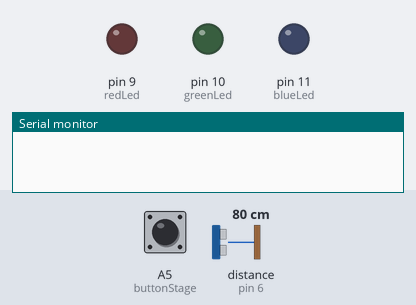
Bench run of a sketch on a simulated Arduino Uno, built with avr-gcc and run on an emulated ATmega328P. Parts: output pins drawn as LEDs (lit = HIGH), the last lines printed to the serial monitor. Inputs (shaded band) come from the test bench; at power-on: A5 (buttonStage) HIGH, distance to the obstacle (sensor on pin 6) 80 cm. The echo pulse lasts 58.3 µs per cm; pins used as bus, display or sensor lines are not drawn.

Above: at 1.2 s.
1.3 s: A5 (buttonStage) pulled LOW for 0.15 s
3.2 s: distance to the obstacle (sensor on pin 6) set to 32 cm
4.7 s: distance to the obstacle (sensor on pin 6) set to 28 cm
At 5.9 s:
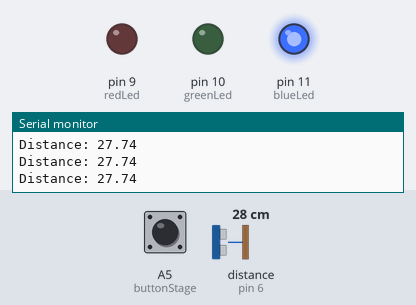
6.2 s: distance to the obstacle (sensor on pin 6) set to 18 cm
7.7 s: distance to the obstacle (sensor on pin 6) set to 14 cm
At 8.8 s:
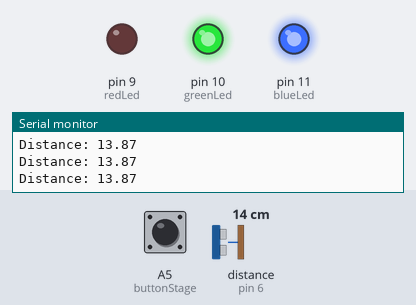
9.2 s: distance to the obstacle (sensor on pin 6) set to 7 cm
10.7 s: distance to the obstacle (sensor on pin 6) set to 4 cm
At 11.1 s:
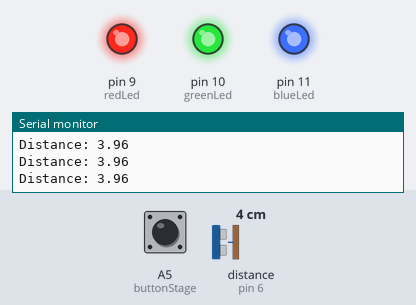
Timing chart, 0 to 13.2 s (numbered marks = the images above; inputs shaded):
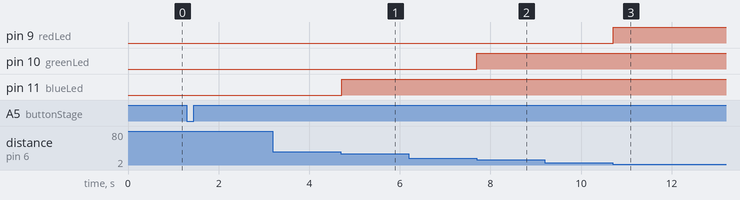

Measured:
- the behaviour switches between 31 and 30 cm on distance to the obstacle (sensor on pin 6) (found by bisection; images 0 and 1)
- the behaviour switches between 16 and 15 cm on distance to the obstacle (sensor on pin 6) (found by bisection; images 1 and 2)
- the behaviour switches between 6 and 5 cm on distance to the obstacle (sensor on pin 6) (found by bisection; images 2 and 3)
- after the input at 4.7 s, pin 11 (blueLed): LOW → HIGH at once
- after the input at 7.7 s, pin 10 (greenLed): LOW → HIGH at once
- after the input at 10.7 s, pin 9 (redLed): LOW → HIGH at once

The sketch:

ultrasonic-distance-bar.ino
```cpp
// Side project (Day 7) - Ultrasonic distance bar with an ON/OFF button
// Button (A5) toggles the system on and off (edge detection + 20 ms debounce).
// When on, LEDs show how close an object is:
//   closer than 30 cm -> blue, closer than 15 cm -> blue + green, closer than 5 cm -> all three.
// Wiring: TRIG pin 7, ECHO pin 6, red/green/blue LEDs on 9/10/11, button between A5 and GND.

int trigPin = 7;
int echoPin = 6;
int nearDistance = 20;

int LedStage = 0;
int redLed = 9;
int greenLed = 10;
int blueLed = 11;
int buttonStage = A5;
int lastButton = 1;

void setup() {
  Serial.begin(115200);
  pinMode(trigPin, OUTPUT);
  pinMode(echoPin, INPUT);
  pinMode(redLed, OUTPUT);
  pinMode(greenLed, OUTPUT);
  pinMode(blueLed, OUTPUT);
  pinMode(buttonStage, INPUT_PULLUP);
}
bool isOn = false;
void loop() {
  int currentButton = digitalRead(buttonStage);
  if (currentButton == 0 && lastButton == 1) { isOn = !isOn; }
  lastButton = currentButton;
  if (isOn == true) {
    digitalWrite(trigPin, LOW);
    delayMicroseconds(2);
    digitalWrite(trigPin, HIGH);
    delayMicroseconds(10);
    digitalWrite(trigPin, LOW);
    long duration = pulseIn(echoPin, HIGH, 30000);
    float distance = duration * 0.034 / 2;

    Serial.print("Distance: ");
    Serial.println(distance);

    if (duration > 0 && distance < 30) {
      digitalWrite(blueLed, HIGH);
      digitalWrite(greenLed, LOW);
      digitalWrite(redLed, LOW);
      if (distance < 15 && distance > 0) {
        digitalWrite(greenLed, HIGH);
        digitalWrite(redLed, LOW);
        if (distance < 5 && distance > 0) { digitalWrite(redLed, HIGH); }
      }
    } else {
      digitalWrite(blueLed, LOW);
      digitalWrite(redLed, LOW);
      digitalWrite(greenLed, LOW);
    }
  } else {
    digitalWrite(trigPin, LOW);
    digitalWrite(blueLed, LOW);
    digitalWrite(redLed, LOW);
    digitalWrite(greenLed, LOW);
  }

  delay(20);
}
```
